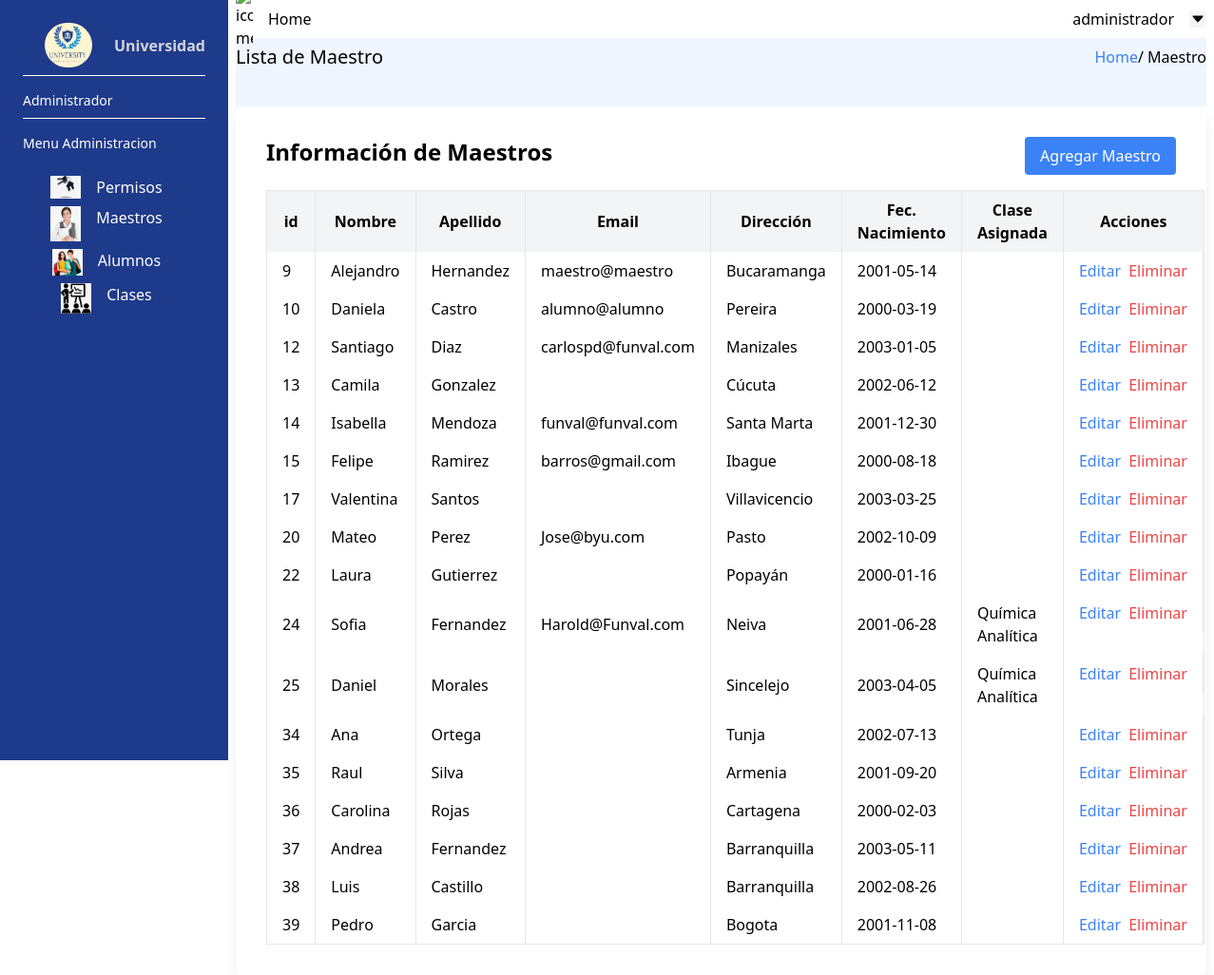
The page /Adm_Das_Maes.php (signed in) on the database its author committed.
### tables this page shows
CREATE TABLE IF NOT EXISTS `usuarios_login` (
  `id_ul` int NOT NULL AUTO_INCREMENT,
  `correo` varchar(100) NOT NULL,
  `contra` varchar(150) NOT NULL,
  `datos_id` int NOT NULL,
  PRIMARY KEY (`id_ul`),
  UNIQUE KEY `correo` (`correo`),
  UNIQUE KEY `datos_id` (`datos_id`)
);

CREATE TABLE IF NOT EXISTS `usuarios_datos` (
  `id_ud` int NOT NULL AUTO_INCREMENT,
  `dni` int NOT NULL,
  `nombre` varchar(100) NOT NULL,
  `apellidos` varchar(100) NOT NULL,
  `direccion` varchar(100) DEFAULT NULL,
  `fecha_nacimiento` date NOT NULL,
  `rol_id` int NOT NULL,
  PRIMARY KEY (`id_ud`),
  KEY `usuarios_datos_fk0` (`rol_id`)
);

CREATE TABLE IF NOT EXISTS `materia` (
  `id_materia` int NOT NULL AUTO_INCREMENT,
  `nombre_materia` varchar(100) NOT NULL,
  PRIMARY KEY (`id_materia`),
  UNIQUE KEY `nombre_materia` (`nombre_materia`)
);

### Adm_Das_Maes.php (the view, shortened to what this page needs)
<?php
$servername = "localhost";
$username = "root";
$password = "";
$dbname = "db_project_3";
$conn = new mysqli($servername, $username, $password, $dbname);
$sql = "SELECT `id_ud`,`nombre`,`apellidos`,`correo`,`direccion`,`fecha_nacimiento`,`nombre_materia`,`id_materia` FROM materia LEFT JOIN `maestro_materia` on materia.id_materia = maestro_materia.materia_id RIGHT JOIN `usuarios_datos` on maestro_materia.maestro_id = usuarios_datos.id_ud LEFT JOIN `usuarios_login` on id_ud = usuarios_login.datos_id WHERE rol_id=2";
$result = $conn->query($sql);
?>
<!DOCTYPE html>
<html>
<head>
    <link rel="stylesheet" href="/dist//output.css">
</head>
<body>
    <div class="w-screen h-screen flex">
        <div class="flex h-full bg-blue-900 text-white w-60  py-6 flex-col justify-between">
            <div class="px-6">
                <div class="flex flex-row justify-center items-center width=50px pb-2">
                    <img src="./dist//imagenes//logo.jpg" alt="Logo" class="mx-auto max-w-full rounded-full" width="50px" height="50px mb-">
                    <span class="block font-semibold text-gray-300">Universidad</span>
                </div>
                <div class="border-t border-white mb-2 pt-4 text-sm">Administrador</div>
                <div class="border-t border-white pt-4 text-sm ">Menu Administracion</div>
                <div class="mt-6 space-y-2">
                    <a href="Adm_Das_Per.php" class=" flex flex-row justify-center  group"><img src="./dist//imagenes//rights.png" alt="llave" height="32px" width="32px">
                        <p class="px-4"> Permisos </p>
                    </a>
                    <a href="Adm_Das_Maes.php" class=" flex flex-row justify-center  group">
                        <img src="./dist//imagenes//tutor.png" alt="" height="32px" width="32px">
                        <p class=" px-4"> Maestros </p>
                    </a>
                    <a href="Adm_Das_Alum.php" class=" flex flex-row justify-center  group">
                        <img src="./dist//imagenes//students.png" alt="" height="32px" width="32px">
                        <p class="px-4"> Alumnos </p>
                    </a>
                    <a href="" class=" flex flex-row justify-center group">
                        <img src="./dist//imagenes//clases.png" alt="" height="32px" width="32px">
                        <p class="px-4"> Clases </p>
                    </a>
                </div>
            </div>
        </div>
        <div class="flex flex-col w-[calc(100%-15rem)] px-2">
            <nav class="flex h-10 w-full  flex-row justify-between items-center">
                <div class=" flex flex-row justify-items-stretch">
                    <a href="AdmDashboard.php" class="relative  flex flex-row items-center group">
                        <img src="/dist//imagenes//menu.jpeg" alt="icono menu" width="18px" height="18px px-2">
                        <p class="px-4"> Home </p>
                    </a>
                </div>
                <div class=" flex flex-row justify-between items-center">
                    <button class="relative flex justify-center items-center group">
                        <p class="px-4"> administrador </p>
                        <img src="./dist//imagenes//downarrow_abajo_5820.png" alt="icono flecha" width="18px" height="18px">
                    </button>
                </div>
            </nav>
            <section class=" h-screen bg-blue-50">
                <div class="flex  w-full flex-row justify- items-center    ">
                    <div class="flex h-10 w-full  flex-row justify-between items-center">
                        <h1 class="text-xl"> Lista de Maestro </h1>
                        <div>
                            <a href="AdmDashboard.php" class=" text-blue-500">Home</a>/
                            <span>Maestro</span>
                        </div>
                    </div>
                </div>
                <div class="max-w-full mx-auto p-8 bg-white rounded shadow-lg mt-8">
                    <div class="flex justify-between mb-4">
                        <h3 class="text-2xl font-semibold">Información de Maestros</h3>
                        <button class="bg-blue-500 text-white px-4 py-2 rounded hover:bg-blue-600 cursor-pointer" id="modalToggle">
                            Agregar Maestro
                        </button>
                    </div>
                    <table class=" w-full border-collapse border" id="tablaMaestros">
                        <thead>
                            <tr class="bg-gray-100">
                                <th class="py-2 px-4 border-r">id</th>
                                <th class="py-2 px-4 border-r">Nombre</th>
                                <th class="py-2 px-4 border-r">Apellido</th>
                                <th class="py-2 px-4 border-r">Email</th>
                                <th class="py-2 px-4 border-r">Dirección</th>
                                <th class="py-2 px-4 border-r">Fec. Nacimiento</th>
                                <th class="py-2 px-4 border-r">Clase Asignada</th>
                                <th class="py-2 px-4 border-r">Acciones</th>
                            </tr>
                        </thead>
                        <tbody>
                            <?php
                            if ($result->num_rows > 0) {
                                while ($row = $result->fetch_assoc()) {
                                    echo '<tr class="bg-white">';
                                    echo '<td class="py-2 px-4 border-r">' . $row["id_ud"] . '</td>';
                                    echo '<td class="py-2 px-4 border-r">' . $row["nombre"] . '</td>';
                                    echo '<td class="py-2 px-4 border-r">' .
                                        $row["apellidos"] . '</td>';
                                    echo '<td class="py-2 px-4 border-r">' .
                                        $row["correo"] . '</td>';
                                    echo '<td class="py-2 px-4 border-r">' . $row["direccion"] . '</td>';
                                    echo '<td class="py-2 px-4 border-r">' . $row["fecha_nacimiento"] . '</td>';
                                    echo '<td class="py-2 px-4 border-r">' . $row["nombre_materia"] . '</td>';
                                    echo '<td class="py-2 px-4 border-r flex flex-row">';
                                    echo '<button class="text-blue-500 hover:underline" onclick="openUpdateModal(this)">Editar</button>';
                                    echo '<button class="text-red-500 hover:underline ml-2">Eliminar</button>';
                                    echo '</td>';
                                    echo '</tr>';
                                }
                            } else {
                                echo '<tr class="bg-white">';
                                echo '<td class="py-2 px-4 border-r" colspan="7">No se encontraron maestros</td>';
                                echo '</tr>';
                            }
                            ?>
                        </tbody>
                    </table>
                </div>
            </section>
        </div>
    </div>
</body>
</html>

### rows shown on the page
usuarios_login: datos.id_ud "9", datos.nombre "Alejandro", datos.apellidos "Hernandez", correo "maestro@maestro", datos.direccion "Bucaramanga", datos.fecha_nacimiento "2001-05-14"
usuarios_login: datos.id_ud "10", datos.nombre "Daniela", datos.apellidos "Castro", correo "alumno@alumno", datos.direccion "Pereira", datos.fecha_nacimiento "2000-03-19"
usuarios_login: datos.id_ud "12", datos.nombre "Santiago", datos.apellidos "Diaz", correo "carlospd@funval.com", datos.direccion "Manizales", datos.fecha_nacimiento "2003-01-05"
usuarios_datos: id_ud "13", nombre "Camila", apellidos "Gonzalez", direccion "Cúcuta", fecha_nacimiento "2002-06-12"
usuarios_login: datos.id_ud "14", datos.nombre "Isabella", datos.apellidos "Mendoza", correo "funval@funval.com", datos.direccion "Santa Marta", datos.fecha_nacimiento "2001-12-30"
usuarios_login: datos.id_ud "15", datos.nombre "Felipe", datos.apellidos "Ramirez", correo "barros@gmail.com", datos.direccion "Ibague", datos.fecha_nacimiento "2000-08-18"
usuarios_datos: id_ud "17", nombre "Valentina", apellidos "Santos", direccion "Villavicencio", fecha_nacimiento "2003-03-25"
usuarios_login: datos.id_ud "20", datos.nombre "Mateo", datos.apellidos "Perez", correo "Jose@byu.com", datos.direccion "Pasto", datos.fecha_nacimiento "2002-10-09"
usuarios_datos: id_ud "22", nombre "Laura", apellidos "Gutierrez", direccion "Popayán", fecha_nacimiento "2000-01-16"
materia: usuarios_datos.id_ud "24", usuarios_datos.nombre "Sofia", usuarios_datos.apellidos "Fernandez", usuarios_login.correo "Harold@Funval.com", usuarios_datos.direccion "Neiva", usuarios_datos.fecha_nacimiento "2001-06-28", nombre_materia "Química Analítica", usuarios_datos.id_ud "25", usuarios_datos.nombre "Daniel", usuarios_datos.apellidos "Morales", usuarios_datos.direccion "Sincelejo", usuarios_datos.fecha_nacimiento "2003-04-05"
usuarios_datos: id_ud "34", nombre "Ana", apellidos "Ortega", direccion "Tunja", fecha_nacimiento "2002-07-13"
usuarios_datos: id_ud "35", nombre "Raul", apellidos "Silva", direccion "Armenia", fecha_nacimiento "2001-09-20"
usuarios_datos: id_ud "36", nombre "Carolina", apellidos "Rojas", direccion "Cartagena", fecha_nacimiento "2000-02-03"
usuarios_datos: id_ud "37", nombre "Andrea", apellidos "Fernandez", direccion "Barranquilla", fecha_nacimiento "2003-05-11"
usuarios_datos: id_ud "38", nombre "Luis", apellidos "Castillo", direccion "Barranquilla", fecha_nacimiento "2002-08-26"
usuarios_datos: id_ud "39", nombre "Pedro", apellidos "Garcia", direccion "Bogota", fecha_nacimiento "2001-11-08"
